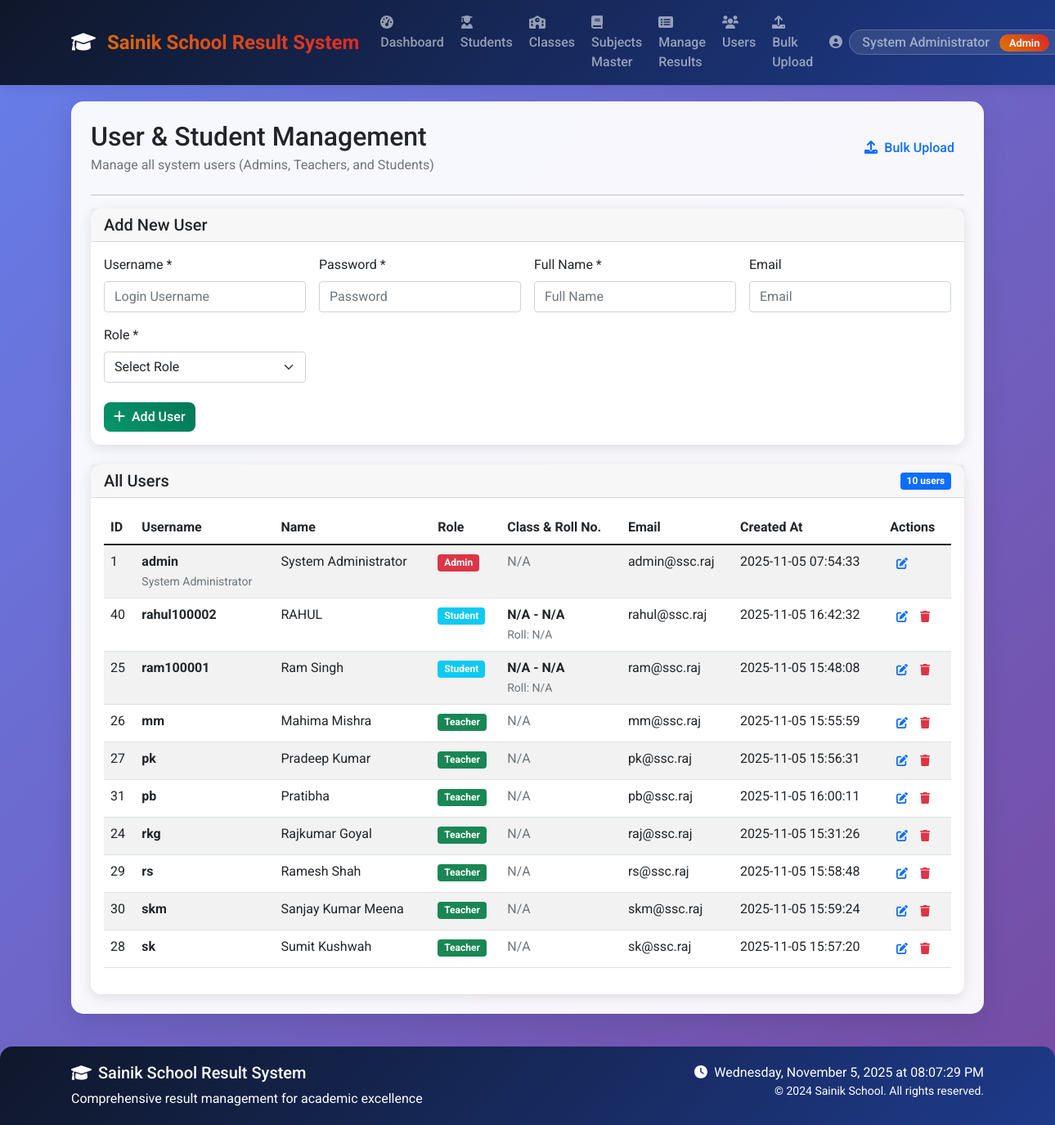
/admin/manage_users (signed in), run on the app's committed database.
### tables this page shows
CREATE TABLE users (
            id INTEGER PRIMARY KEY AUTOINCREMENT,
            username TEXT UNIQUE NOT NULL,
            password TEXT NOT NULL,
            role TEXT NOT NULL CHECK(role IN ('admin', 'teacher', 'student')),
            name TEXT NOT NULL,
            email TEXT,
            created_at TIMESTAMP DEFAULT CURRENT_TIMESTAMP
        , student_id INTEGER REFERENCES students(id));

### app.py (the view)
@app.route('/admin/manage_users')
@login_required
def manage_users():
    if current_user.role != 'admin':
        flash('Access denied!', 'danger')
        return redirect(url_for('index'))
    users = User.get_all_users()
    return render_template('manage_users.html', users=users)

### app.py (called while the page is built)
@login_manager.user_loader
def load_user(user_id):
    return LoginUser.get(user_id)

### auth.py (called while the page is built)
    @staticmethod
    def get(user_id):
        user = User.get_by_id(user_id)
        if user:
            return LoginUser(user.id, user.username, user.role, user.name)
        return None

### database.py (called while the page is built)
def get_db_connection():
    conn = sqlite3.connect('school_results.db')
    conn.row_factory = sqlite3.Row
    return conn

### models.py (called while the page is built)
    @staticmethod
    def get_by_id(user_id):
        conn = get_db_connection()
        user = conn.execute(
            'SELECT * FROM users WHERE id = ?', (user_id,)
        ).fetchone()
        conn.close()
        if user:
            return User(
                id=user['id'],
                username=user['username'],
                password=user['password'],
                role=user['role'],
                name=user['name'],
                email=user['email']
            )
        return None

    @staticmethod
    def get_all_users():
        conn = get_db_connection()
        users = conn.execute('SELECT * FROM users ORDER BY role, name').fetchall()
        conn.close()
        return users

### templates/manage_users.html (shortened to what this page needs)
{% extends "base.html" %}
{% block content %}
<div class="row">
    <div class="col-12">
        <div class="d-flex justify-content-between align-items-center mb-4">
            <div>
                <h2 class="mb-1">User & Student Management</h2>
                <p class="text-muted mb-0">Manage all system users (Admins, Teachers, and Students)</p>
            </div>
            <div>
                <a href="{{ url_for('upload_data') }}" class="btn btn-outline-primary">
                    <i class="fas fa-upload me-2"></i>Bulk Upload
                </a>
            </div>
        </div>
        <hr>
    </div>
</div>
<div class="row mb-4">
    <div class="col-12">
        <div class="card">
            <div class="card-header">
                <h5 class="card-title mb-0">Add New User</h5>
            </div>
            <div class="card-body">
                <form id="addUserForm">
                    <div class="row g-3">
                        <div class="col-md-3">
                            <label class="form-label">Username *</label>
                            <input type="text" class="form-control" name="username" placeholder="Login Username" required>
                        </div>
                        <div class="col-md-3">
                            <label class="form-label">Password *</label>
                            <input type="password" class="form-control" name="password" placeholder="Password" required>
                        </div>
                        <div class="col-md-3">
                            <label class="form-label">Full Name *</label>
                            <input type="text" class="form-control" name="name" placeholder="Full Name" required>
                        </div>
                        <div class="col-md-3">
                            <label class="form-label">Email</label>
                            <input type="email" class="form-control" name="email" placeholder="Email">
                        </div>
                        <div class="col-md-3">
                            <label class="form-label">Role *</label>
                            <select class="form-select" name="role" id="roleSelect" required>
                                <option value="">Select Role</option>
                            </select>
                        </div>
                    </div>
                    <div class="row mt-4">
                        <div class="col-12">
                            <button type="submit" class="btn btn-success">
                                <i class="fas fa-plus me-2"></i>Add User
                            </button>
                        </div>
                    </div>
                </form>
            </div>
        </div>
    </div>
</div>
<div class="row">
    <div class="col-12">
        <div class="card">
            <div class="card-header d-flex justify-content-between align-items-center">
                <h5 class="card-title mb-0">All Users</h5>
                <span class="badge bg-primary">{{ users|length }} users</span>
            </div>
            <div class="card-body">
                <div class="table-responsive">
                    <table class="table table-striped">
                        <thead>
                            <tr>
                                <th>ID</th>
                                <th>Username</th>
                                <th>Name</th>
                                <th>Role</th>
                                <th>Class & Roll No.</th>
                                <th>Email</th>
                                <th>Created At</th>
                                <th>Actions</th>
                            </tr>
                        </thead>
                        <tbody>
                            {% for user in users %}
                            <tr id="user-row-{{ user['id'] }}">
                                <td>{{ user['id'] }}</td>
                                <td>
                                    <strong>{{ user['username'] }}</strong>
                                    {% if user['username'] == 'admin' %}
                                    <br><small class="text-muted">System Administrator</small>
                                    {% endif %}
                                </td>
                                <td>{{ user['name'] }}</td>
                                <td>
                                    <span class="badge bg-{{ 'danger' if user['role'] == 'admin' else 'success' if user['role'] == 'teacher' else 'info' }}">
                                        {{ user['role']|title }}
                                    </span>
                                </td>
                                <td>
                                    {% if user['role'] == 'student' %}
                                        <strong>{{ user.class_name or 'N/A' }} - {{ user.section or 'N/A' }}</strong>
                                        <br><small class="text-muted">Roll: {{ user.roll_number or 'N/A' }}</small>
                                    {% else %}
                                        <span class="text-muted">N/A</span>
                                    {% endif %}
                                </td>
                                <td>{{ user['email'] or 'N/A' }}</td>
                                <td>{{ user['created_at'] }}</td>
                                <td>
                                    <div class="btn-group btn-group-sm">
                                        <a href="{{ url_for('edit_user', user_id=user['id']) }}"
                                           class="btn btn-outline-primary" title="Edit">
                                            <i class="fas fa-edit"></i>
                                        </a>
                                        {% if user['username'] != 'admin' %}
                                        <button class="btn btn-outline-danger delete-user"
                                                data-user-id="{{ user['id'] }}"
                                                data-user-name="{{ user['name'] }}"
                                                title="Delete">
                                            <i class="fas fa-trash"></i>
                                        </button>
                                        {% endif %}
                                    </div>
                                </td>
                            </tr>
                            {% endfor %}
                        </tbody>
                    </table>
                </div>
            </div>
        </div>
    </div>
</div>
{% endblock %}

### templates/base.html (shortened to what this page needs)
<!DOCTYPE html>
<html lang="en">
<head>
    <link href="https://cdn.jsdelivr.net/npm/bootstrap@5.1.3/dist/css/bootstrap.min.css" rel="stylesheet">
    <link rel="stylesheet" href="https://cdnjs.cloudflare.com/ajax/libs/font-awesome/6.0.0/css/all.min.css">
</head>
<body>
    <nav class="navbar navbar-expand-lg navbar-dark bg-primary sticky-top">
        <div class="container">
            <a class="navbar-brand" href="{{ url_for('index') }}">
                <i class="fas fa-graduation-cap me-2"></i>
                Sainik School Result System
            </a>
            <div class="collapse navbar-collapse" id="navbarNav">
                <ul class="navbar-nav me-auto">
                    {% if current_user.is_authenticated %}
                        {% if current_user.role == 'admin' %}
                            <li class="nav-item">
                                <a class="nav-link" href="{{ url_for('admin_dashboard') }}">
                                    <i class="fas fa-tachometer-alt me-1"></i>Dashboard
                                </a>
                            </li>
                            <li class="nav-item">
                                <a class="nav-link" href="{{ url_for('manage_students') }}">
                                    <i class="fas fa-user-graduate me-1"></i>Students
                                </a>
                            </li>
                            <li class="nav-item">
                                <a class="nav-link" href="{{ url_for('manage_classes') }}">
                                    <i class="fas fa-school me-1"></i>Classes
                                </a>
                            </li>
                            <li class="nav-item">
                                <a class="nav-link" href="{{ url_for('manage_subjects_master') }}">
                                    <i class="fas fa-book me-1"></i>Subjects Master
                                </a>
                            </li>
                            <li class="nav-item">
                                <a class="nav-link" href="{{ url_for('manage_all_results') }}">
                                    <i class="fas fa-list-alt me-1"></i>Manage Results
                                </a>
                            </li>
                            <li class="nav-item">
                                <a class="nav-link" href="{{ url_for('manage_users') }}">
                                    <i class="fas fa-users me-1"></i>Users
                                </a>
                            </li>
                            <li class="nav-item">
                                <a class="nav-link" href="{{ url_for('upload_data') }}">
                                    <i class="fas fa-upload me-1"></i>Bulk Upload
                                </a>
                            </li>
                        {% endif %}
                    {% endif %}
                </ul>
                <div class="navbar-nav ms-auto">
                    {% if current_user.is_authenticated %}
                        <div class="nav-item dropdown">
                            <a class="nav-link dropdown-toggle" href="#" id="navbarDropdown" role="button" data-bs-toggle="dropdown">
                                <i class="fas fa-user-circle me-1"></i>
                                <span class="welcome-text">
                                    {{ current_user.name }}
                                    <span class="role-badge ms-2">{{ current_user.role|title }}</span>
                                </span>
                            </a>
                        </div>
                    {% else %}
                        <a class="nav-link" href="{{ url_for('login') }}">
                            <i class="fas fa-sign-in-alt me-1"></i>Login
                        </a>
                    {% endif %}
                </div>
            </div>
        </div>
    </nav>
    <div class="container">
        <div class="main-container p-4">
            {% block content %}{% endblock %}
        </div>
    </div>
    <footer class="footer">
        <div class="container">
            <div class="row">
                <div class="col-md-6">
                    <h5><i class="fas fa-graduation-cap me-2"></i>Sainik School Result System</h5>
                    <p class="mb-0">Comprehensive result management for academic excellence</p>
                </div>
                <div class="col-md-6 text-md-end">
                    <p class="mb-0">
                        <i class="fas fa-clock me-1"></i>
                        <span id="current-time"></span>
                    </p>
                    <p class="mb-0 small">
                        &copy; 2024 Sainik School. All rights reserved.
                    </p>
                </div>
            </div>
        </div>
    </footer>
</body>
</html>

### templates/base.html (style rules this page uses)
:root { --sainik-blue: #1e3a8a; --sainik-red: #dc2626; --sainik-gold: #d97706; --sainik-dark: #0f172a; }
body { font-family: 'Roboto', sans-serif; background: linear-gradient(135deg, #667eea 0%, #764ba2 100%); min-height: 100vh; }
.main-container { background: rgba(255, 255, 255, 0.95); backdrop-filter: blur(10px); border-radius: 15px; box-shadow: 0 8px 32px rgba(0, 0, 0, 0.1); margin-top: 20px; margin-bottom: 20px; min-height: calc(100vh - 140px); }
.navbar-brand { font-weight: 700; font-size: 1.5rem; background: linear-gradient(45deg, var(--sainik-gold), var(--sainik-red)); -webkit-background-clip: text; -webkit-text-fill-color: transparent; background-clip: text; }
.navbar { background: linear-gradient(135deg, var(--sainik-dark), var(--sainik-blue)) !important; box-shadow: 0 2px 15px rgba(0, 0, 0, 0.1); }
.nav-link { font-weight: 500; transition: all 0.3s ease; border-radius: 5px; margin: 0 2px; }
.welcome-text { background: rgba(255, 255, 255, 0.1); padding: 5px 15px; border-radius: 20px; border: 1px solid rgba(255, 255, 255, 0.2); }
.footer { background: linear-gradient(135deg, var(--sainik-dark), var(--sainik-blue)); color: white; padding: 20px 0; margin-top: 40px; border-radius: 15px 15px 0 0; }
.role-badge { background: linear-gradient(45deg, var(--sainik-gold), var(--sainik-red)); color: white; padding: 3px 12px; border-radius: 15px; font-size: 0.8rem; font-weight: 600; }
.card { transition: all 0.3s ease; border: none; border-radius: 12px; box-shadow: 0 4px 15px rgba(0, 0, 0, 0.1); }
.btn { border-radius: 8px; font-weight: 500; transition: all 0.3s ease; border: none; }
.btn-success { background: linear-gradient(45deg, #059669, #047857); }

### data on the page
users: name "System Administrator", role "Admin", id "1", username "admin", shows "N/A", email "admin@ssc.raj", created_at "2025-11-05 07:54:33"
users: id "40", username "rahul100002", name "RAHUL", role "Student", class_name "N/A", section "N/A", roll_number "N/A", email "rahul@ssc.raj", created_at "2025-11-05 16:42:32"
users: id "25", username "ram100001", name "Ram Singh", role "Student", class_name "N/A", section "N/A", roll_number "N/A", email "ram@ssc.raj", created_at "2025-11-05 15:48:08"
users: id "26", username "mm", name "Mahima Mishra", role "Teacher", shows "N/A", email "mm@ssc.raj", created_at "2025-11-05 15:55:59"
users: id "27", username "pk", name "Pradeep Kumar", role "Teacher", shows "N/A", email "pk@ssc.raj", created_at "2025-11-05 15:56:31"
users: id "31", username "pb", name "Pratibha", role "Teacher", shows "N/A", email "pb@ssc.raj", created_at "2025-11-05 16:00:11"
users: id "24", username "rkg", name "Rajkumar Goyal", role "Teacher", shows "N/A", email "raj@ssc.raj", created_at "2025-11-05 15:31:26"
users: id "29", username "rs", name "Ramesh Shah", role "Teacher", shows "N/A", email "rs@ssc.raj", created_at "2025-11-05 15:58:48"
users: id "30", username "skm", name "Sanjay Kumar Meena", role "Teacher", shows "N/A", email "skm@ssc.raj", created_at "2025-11-05 15:59:24"
users: id "28", username "sk", name "Sumit Kushwah", role "Teacher", shows "N/A", email "sk@ssc.raj", created_at "2025-11-05 15:57:20"

### other printed values
{{ users|length }} "10"
